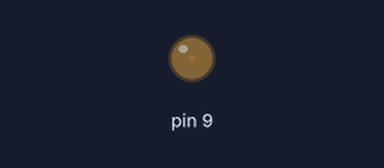
Recording of a sketch running on a simulated Arduino Uno, built with avr-gcc and run on an emulated ATmega328P. On the bench: output pins drawn as LEDs (lit = HIGH).

Above: at 0.05 s.
At 1.05 s:
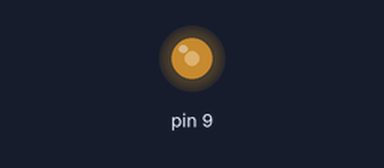
At 1.8 s:
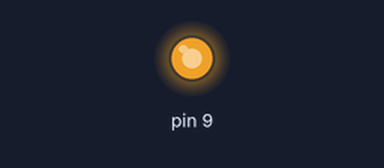
At 3.6 s:
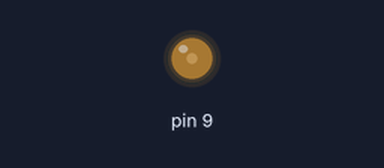
Timing chart, 0 to 5.3 s (numbered marks = the images above):
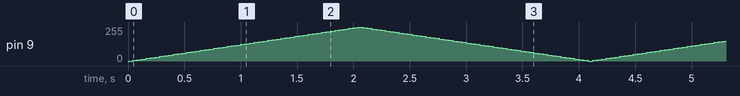

The sketch:

Breathing_Light.ino
```cpp
int brightness = 0;
int stepAmount = 5;

void setup(){
    pinMode(9, OUTPUT);
}

void loop(){
    analogWrite(9, brightness);
    brightness += stepAmount;
    if(brightness <= 0 || brightness >= 255){
        stepAmount = -1 * stepAmount;
    }
    delay(40);
}
```
